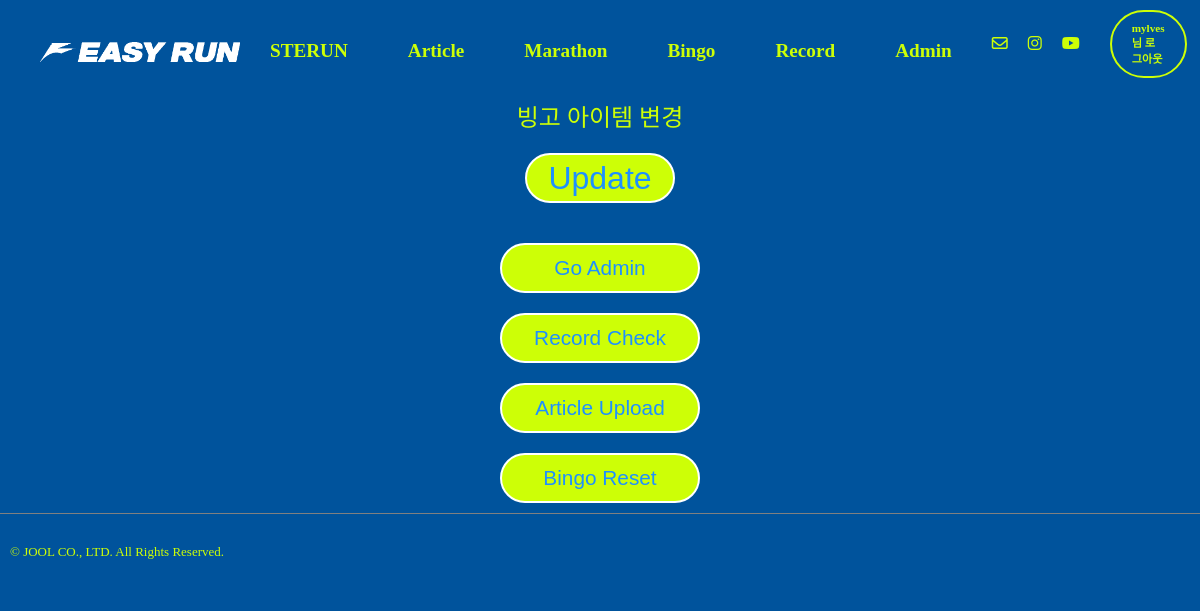
Page /bingo/bingoupdate/1 (signed in) on the earlier database version.
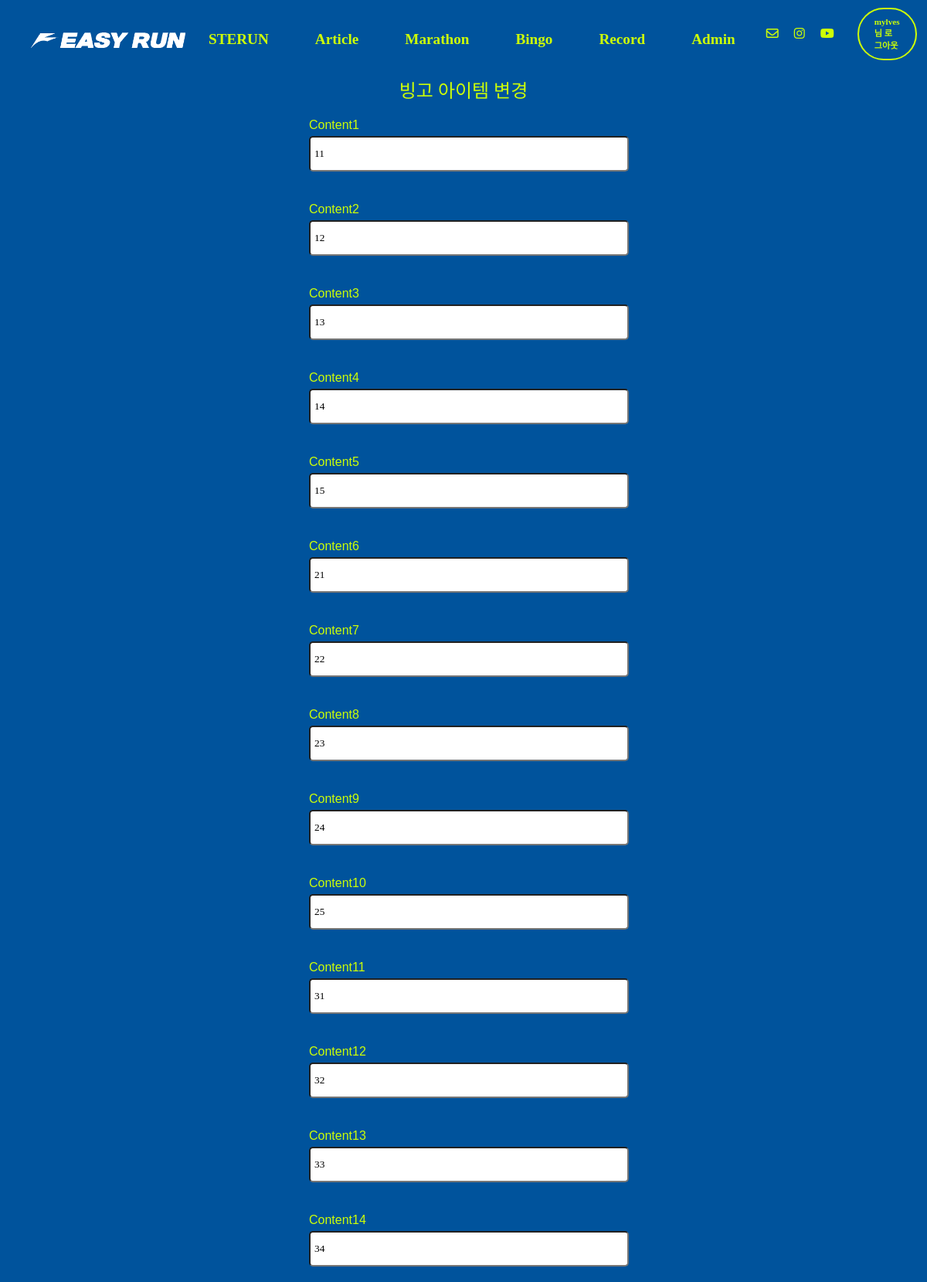
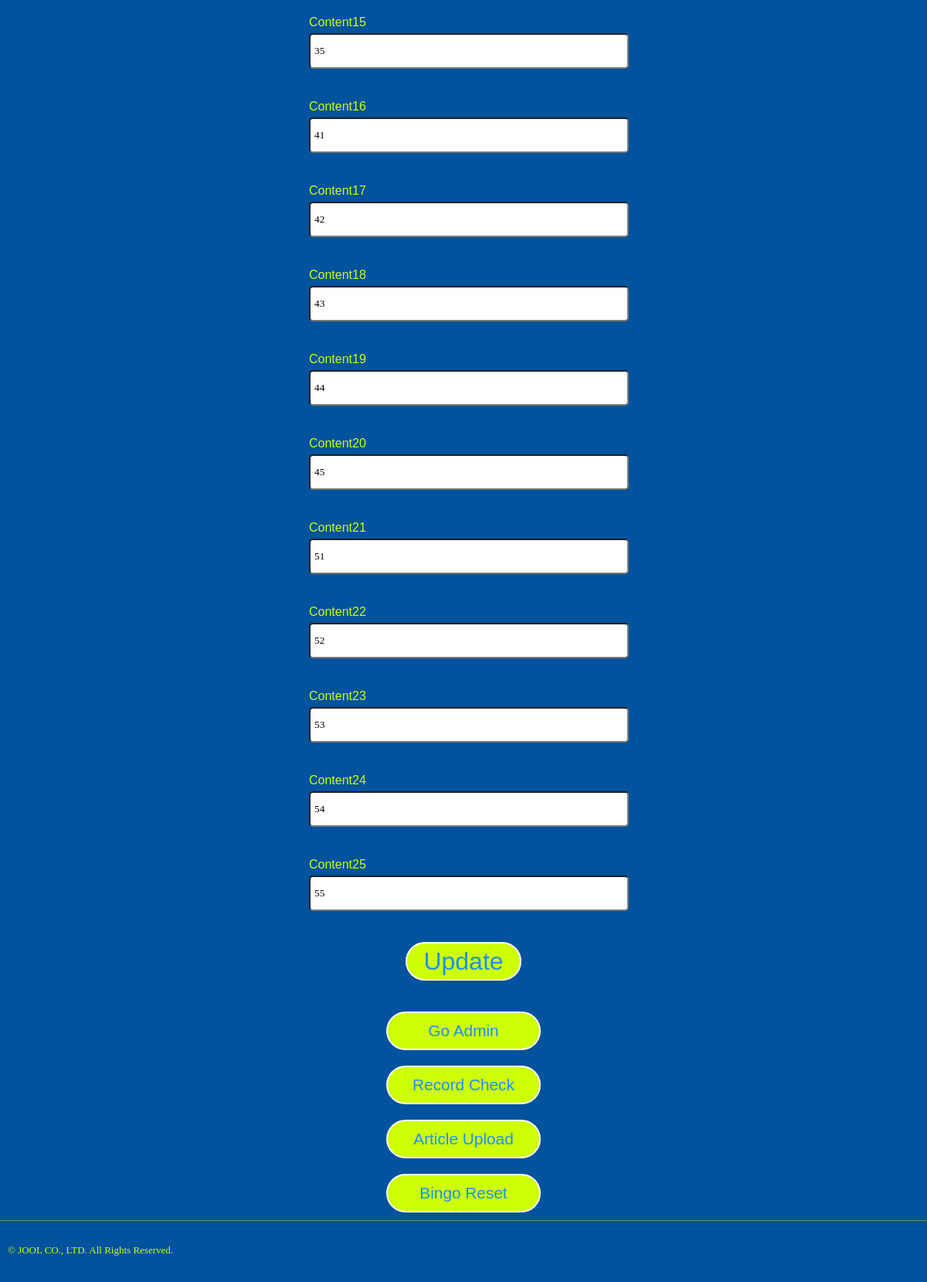
Same page on the later database version (2 pictures, top to bottom).
### bingo/models.py (models this page shows, shortened)
class BingoItem(models.Model):
    item_id = models.IntegerField(primary_key=True)
    content = models.CharField(max_length=100, blank=False, null=False)
    row = models.IntegerField(null=False, blank=False)
    col = models.IntegerField(null=False, blank=False)

### bingo/views.py (the view)
# urls.py: path("bingoupdate/<str:pk>", views.bingoupdate, name="bingoupdate"),
def bingoupdate(request,pk):
    bingoitem = BingoItem.objects.all()
    return render(request, "bingo_res.html", {"bingoitem":bingoitem})

### templates/bingo_res.html (shortened to what this page needs)
{% extends "base.html" %}
{% load static %}
{% block content %}
  {% if user.is_authenticated %}
    <body class="mainbg">
      <div class="run-submit-title">
        빙고 아이템 변경
      </div>
      <div class="run-form-container">
        <form method="post" id="contactForm" class="run-sm-form" name="contactForm" action="{% url 'bingo:bingores' user.pk %}" enctype="multipart/form-data">
          {% for item in bingoitem %}
            <div class="form-control">
              <div class="form-label">Content{{ item.item_id }}
              </div><input class="run-input" id="content{{ item.item_id }}" name="content{{ item.item_id }}" value="{{ item.content }}" type="text" required=""/>
            </div>
          {% endfor %}
          <div class="btn-control">
            <button type="submit" name="submit" id="submit-form-btn" class="submit-btn">
              Update
            </button>
          </div>
        </form>
        <a href="{% url "admin:index" %}">
          <div class="btn-control">
            <button class="check-submit-btn">Go Admin</button>
          </div>
        </a>
        <a href="{% url "runres:recordCheck" %}">
          <div class="btn-control">
            <button class="check-submit-btn">Record Check</button>
          </div>
        </a>
        <a href="{% url "article:articleres" %}">
          <div class="btn-control">
            <button class="check-submit-btn">Article Upload</button>
          </div>
        </a>
        <div class="flex">
          <div>
            <form method="post" action="{% url "bingo:bingoreset" %}">
              <button type="submit" class="check-submit-btn">Bingo Reset</button>
            </form>
          </div>
        </div>
      </div>
    </body>
  {% endif %}
{% endblock content %}

Differences in the rows shown:
added BingoItem: item_id "1", content "11"
added BingoItem: item_id "2", content "12"
added BingoItem: item_id "3", content "13"
added BingoItem: item_id "4", content "14"
added BingoItem: item_id "5", content "15"
added BingoItem: item_id "6", content "21"
added BingoItem: item_id "7", content "22"
added BingoItem: item_id "8", content "23"
added BingoItem: item_id "9", content "24"
added BingoItem: item_id "10", content "25"
added BingoItem: item_id "11", content "31"
added BingoItem: item_id "12", content "32"
added BingoItem: item_id "13", content "33"
added BingoItem: item_id "14", content "34"
added BingoItem: item_id "15", content "35"
added BingoItem: item_id "16", content "41"
added BingoItem: item_id "17", content "42"
added BingoItem: item_id "18", content "43"
added BingoItem: item_id "19", content "44"
added BingoItem: item_id "20", content "45"
added BingoItem: item_id "21", content "51"
added BingoItem: item_id "22", content "52"
added BingoItem: item_id "23", content "53"
added BingoItem: item_id "24", content "54"
added BingoItem: item_id "25", content "55"
